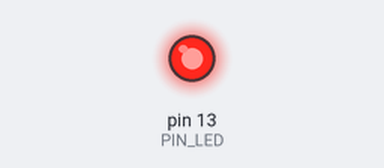
Simulated run of this sketch. Board: Arduino Uno, built with avr-gcc and run on an emulated ATmega328P. Parts: output pins drawn as LEDs (lit = HIGH).

Above: at 1.5 s.
At 5.7 s:
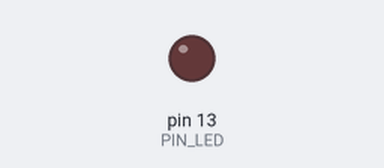
Timing chart, 0 to 8.8 s (numbered marks = the images above):
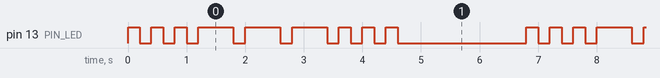

The sketch:

Lab01_Blink.ino
```cpp
const int PIN_LED = 13;

void setup() {
  pinMode(PIN_LED, OUTPUT);
}

void loop() {

  // --- S (3 cortos) ---
  for(int i = 0; i < 3; i++){
    digitalWrite(PIN_LED, HIGH);
    delay(200);
    digitalWrite(PIN_LED, LOW);
    delay(200);
  }

  // --- O (3 largos) ---
  for(int i = 0; i < 3; i++){
    digitalWrite(PIN_LED, HIGH);
    delay(600);
    digitalWrite(PIN_LED, LOW);
    delay(200);
  }

  // --- S (3 cortos) ---
  for(int i = 0; i < 3; i++){
    digitalWrite(PIN_LED, HIGH);
    delay(200);
    digitalWrite(PIN_LED, LOW);
    delay(200);
  }

  // Pausa entre repeticiones
  delay(2000);
}
```

Measured:
- by itself, pin 13 (PIN_LED): repeats every 6.8 s: 2 × (LOW 0.20 s, HIGH 0.20 s), 3 × (LOW 0.20 s, HIGH 0.60 s), 3 × (LOW 0.20 s, HIGH 0.20 s), LOW 2.2 s, HIGH 0.20 s
- by itself, everything shown: repeats every 6.8 s, in 18 steps
